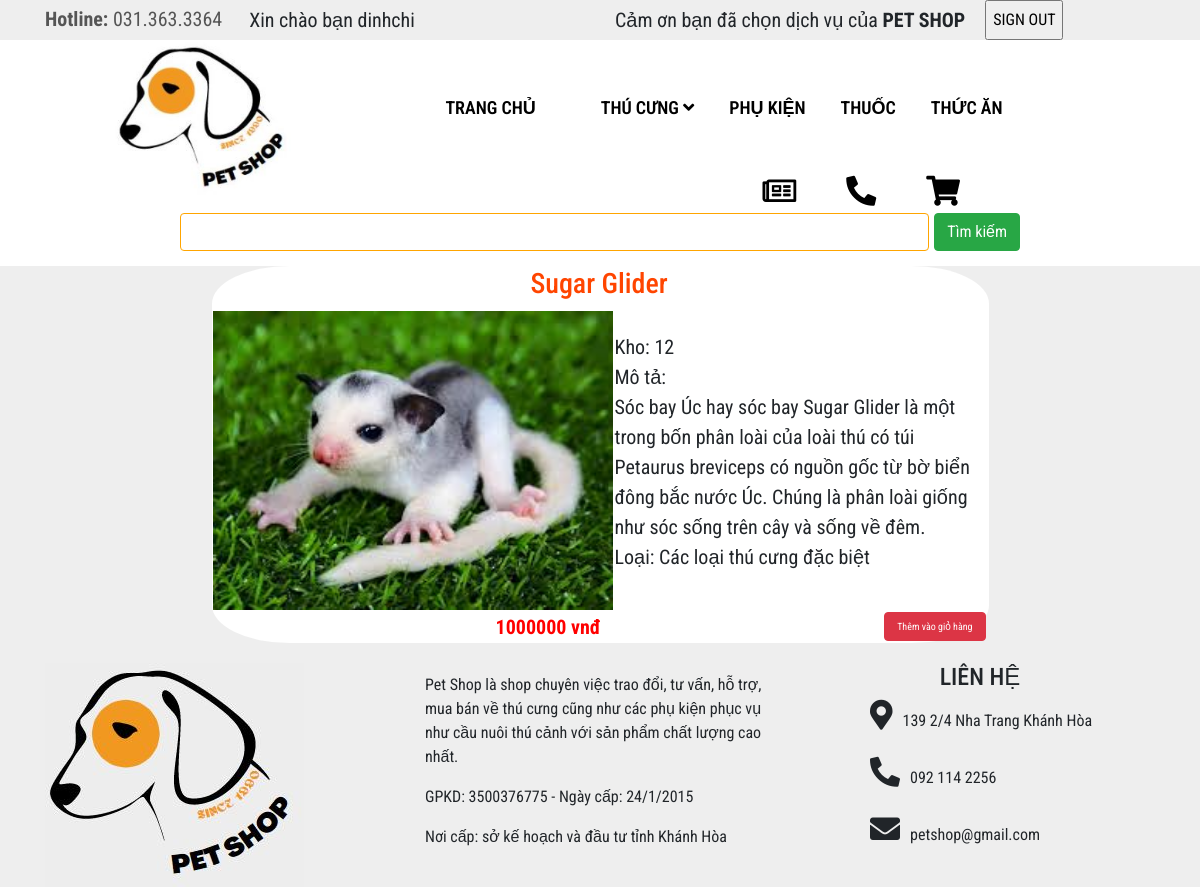
Screenshot of /thucung-xem.php?ma_tc=TC03 (signed in) with the database file from the repository.
### tables this page shows
CREATE TABLE `thu_cung` (
  `ma_tc` varchar(10) NOT NULL,
  `ten_tc` varchar(50) NOT NULL,
  `tuoi` int(11) NOT NULL,
  `so_luong_ton` int(11) NOT NULL,
  `mo_ta` text NOT NULL,
  `anh_minh_hoa` varchar(255) NOT NULL,
  `don_gia` int(11) NOT NULL,
  `ma_loai_tc` varchar(10) NOT NULL
);

CREATE TABLE `loai_thu_cung` (
  `ma_loai_tc` varchar(10) NOT NULL,
  `ten_loai_tc` varchar(50) NOT NULL,
  `ghi_chu` text NOT NULL
);

### thucung-xem.php (the view, shortened to what this page needs)
<?php
	include ('include/header.php');
	$id = $_GET['ma_tc'];
		require("connection/connect.php");
		$query="Select * from thu_cung join loai_thu_cung on thu_cung.ma_loai_tc = loai_thu_cung.ma_loai_tc WHERE ma_tc = '$id'";
		$result=mysqli_query($dbc,$query);
		if(mysqli_num_rows($result)<>0)
		{	$rows=mysqli_num_rows($result);
			while($row=mysqli_fetch_array($result, MYSQLI_ASSOC))
			{
				echo '<div class="container">
    			<table width=70% align="center">
					<tr>
						<td colspan="2" style="text-align: center; color: OrangeRed;"><h3>'.$row['ten_tc'].'</h3><td>
					</tr>
					<tr>
						<td style="float:right">
							<img id="anh_sp" height="50%"  width="400px" src="images/'.$row['anh_minh_hoa'].'" />
						</td>
						<td>
							<p>
								Kho: '.$row['so_luong_ton'].'<br>Mô tả:<br>'.$row['mo_ta'].'<br>Loại: '.$row['ten_loai_tc'].'
							</p>
						</td>
					</tr>
					<tr>
						<td colspan="2"><center><b style="color: red;">'.$row['don_gia'].' vnđ</b><input type="submit" class="btn btn-danger" name="" value="Thêm vào giỏ hàng"></center></td>
					</tr>
				</table></div>';
			}
		}
	include ('include/footer.php');
?>

### include/trangchu.css (style rules this page uses)
body { font-family: 'Roboto Condensed', sans-serif; background-color: #eee; }
.btn-danger { float: right; font-size: 10px; }
table { background-color: white; font-size: 20px; border-radius: 10%; padding: 10px; }

### rows the page displays
thu_cung: ten_tc "Sugar Glider", anh_minh_hoa (picture), so_luong_ton "12", mo_ta "Sóc bay Úc hay sóc bay Sugar Glider là một trong bốn phân loài của loài thú có túi Petaurus breviceps có nguồn gốc từ bờ biển đông bắc nước Úc. Chúng là phân loài giống như sóc sống trên cây và sống về đêm.", ma_loai_tc.ten_loai_tc "Các loại thú cưng đặc biệt", don_gia "1000000"

### other values shown
$username "dinhchi"
